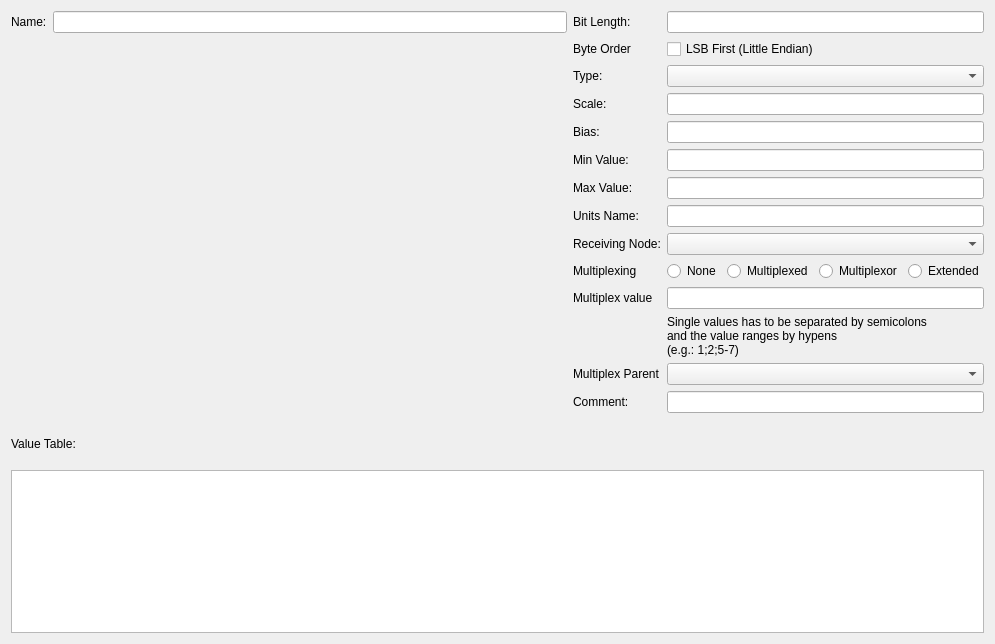
<?xml version="1.0" encoding="UTF-8"?>
<ui version="4.0">
 <class>DBCSignalEditor</class>
 <widget class="QDialog" name="DBCSignalEditor">
  <property name="geometry">
   <rect>
    <x>0</x>
    <y>0</y>
    <width>995</width>
    <height>644</height>
   </rect>
  </property>
  <property name="windowTitle">
   <string>Signal Editor</string>
  </property>
  <layout class="QVBoxLayout" name="verticalLayout" stretch="10,1,4">
   <item>
    <layout class="QHBoxLayout" name="horizontalLayout" stretch="2,1">
     <item>
      <layout class="QVBoxLayout" name="verticalLayout_2">
       <item>
        <layout class="QHBoxLayout" name="horizontalLayout_3">
         <item>
          <widget class="QLabel" name="label">
           <property name="text">
            <string>Name:</string>
           </property>
          </widget>
         </item>
         <item>
          <widget class="QLineEdit" name="txtName"/>
         </item>
        </layout>
       </item>
       <item>
        <widget class="CANDataGrid" name="bitfield" native="true">
         <property name="sizePolicy">
          <sizepolicy hsizetype="Expanding" vsizetype="Expanding">
           <horstretch>0</horstretch>
           <verstretch>0</verstretch>
          </sizepolicy>
         </property>
         <property name="minimumSize">
          <size>
           <width>300</width>
           <height>300</height>
          </size>
         </property>
        </widget>
       </item>
      </layout>
     </item>
     <item>
      <layout class="QFormLayout" name="formLayout_2">
       <item row="0" column="0">
        <widget class="QLabel" name="label_4">
         <property name="text">
          <string>Bit Length:</string>
         </property>
        </widget>
       </item>
       <item row="0" column="1">
        <widget class="QLineEdit" name="txtBitLength"/>
       </item>
       <item row="1" column="0">
        <widget class="QLabel" name="label_5">
         <property name="text">
          <string>Byte Order</string>
         </property>
        </widget>
       </item>
       <item row="1" column="1">
        <widget class="QCheckBox" name="cbIntelFormat">
         <property name="text">
          <string>LSB First (Little Endian)</string>
         </property>
        </widget>
       </item>
       <item row="2" column="0">
        <widget class="QLabel" name="label_6">
         <property name="text">
          <string>Type:</string>
         </property>
        </widget>
       </item>
       <item row="2" column="1">
        <widget class="QComboBox" name="comboType"/>
       </item>
       <item row="3" column="0">
        <widget class="QLabel" name="label_7">
         <property name="text">
          <string>Scale:</string>
         </property>
        </widget>
       </item>
       <item row="3" column="1">
        <widget class="QLineEdit" name="txtScale"/>
       </item>
       <item row="4" column="0">
        <widget class="QLabel" name="label_8">
         <property name="text">
          <string>Bias:</string>
         </property>
        </widget>
       </item>
       <item row="4" column="1">
        <widget class="QLineEdit" name="txtBias"/>
       </item>
       <item row="5" column="0">
        <widget class="QLabel" name="label_9">
         <property name="text">
          <string>Min Value:</string>
         </property>
        </widget>
       </item>
       <item row="5" column="1">
        <widget class="QLineEdit" name="txtMinVal"/>
       </item>
       <item row="6" column="0">
        <widget class="QLabel" name="label_10">
         <property name="text">
          <string>Max Value:</string>
         </property>
        </widget>
       </item>
       <item row="6" column="1">
        <widget class="QLineEdit" name="txtMaxVal"/>
       </item>
       <item row="7" column="0">
        <widget class="QLabel" name="label_12">
         <property name="text">
          <string>Units Name:</string>
         </property>
        </widget>
       </item>
       <item row="7" column="1">
        <widget class="QLineEdit" name="txtUnitName"/>
       </item>
       <item row="8" column="0">
        <widget class="QLabel" name="label_11">
         <property name="text">
          <string>Receiving Node:</string>
         </property>
        </widget>
       </item>
       <item row="8" column="1">
        <widget class="QComboBox" name="comboReceiver"/>
       </item>
       <item row="9" column="0">
        <widget class="QLabel" name="label_14">
         <property name="text">
          <string>Multiplexing</string>
         </property>
        </widget>
       </item>
       <item row="9" column="1">
        <layout class="QHBoxLayout" name="horizontalLayout_2">
         <item>
          <widget class="QRadioButton" name="rbNotMulti">
           <property name="text">
            <string>None</string>
           </property>
          </widget>
         </item>
         <item>
          <widget class="QRadioButton" name="rbMultiplexed">
           <property name="text">
            <string>Multiplexed</string>
           </property>
          </widget>
         </item>
         <item>
          <widget class="QRadioButton" name="rbMultiplexor">
           <property name="text">
            <string>Multiplexor</string>
           </property>
          </widget>
         </item>
         <item>
          <widget class="QRadioButton" name="rbExtended">
           <property name="text">
            <string>Extended</string>
           </property>
          </widget>
         </item>
        </layout>
       </item>
       <item row="10" column="0">
        <widget class="QLabel" name="label_15">
         <property name="text">
          <string>Multiplex value</string>
         </property>
        </widget>
       </item>
       <item row="10" column="1">
        <widget class="QLineEdit" name="txtMultiplexValues"/>
       </item>
       <item row="12" column="0">
        <widget class="QLabel" name="label_16">
         <property name="text">
          <string>Multiplex Parent</string>
         </property>
        </widget>
       </item>
       <item row="12" column="1">
        <widget class="QComboBox" name="cbMultiplexParent"/>
       </item>
       <item row="13" column="0">
        <widget class="QLabel" name="label_13">
         <property name="text">
          <string>Comment:</string>
         </property>
        </widget>
       </item>
       <item row="13" column="1">
        <widget class="QLineEdit" name="txtComment"/>
       </item>
       <item row="11" column="1">
        <widget class="QLabel" name="label_3">
         <property name="text">
          <string>Single values has to be separated by semicolons
and the value ranges by hypens
(e.g.: 1;2;5-7)</string>
         </property>
        </widget>
       </item>
      </layout>
     </item>
    </layout>
   </item>
   <item>
    <widget class="QLabel" name="label_2">
     <property name="text">
            <string>Value Table:</string>
     </property>
    </widget>
   </item>
   <item>
    <widget class="QTableWidget" name="valuesTable"/>
   </item>
  </layout>
 </widget>
 <customwidgets>
  <customwidget>
   <class>CANDataGrid</class>
   <extends>QWidget</extends>
   <header>candatagrid.h</header>
   <container>1</container>
  </customwidget>
 </customwidgets>
 <tabstops>
  <tabstop>txtBitLength</tabstop>
  <tabstop>cbIntelFormat</tabstop>
  <tabstop>comboType</tabstop>
  <tabstop>txtScale</tabstop>
  <tabstop>txtBias</tabstop>
  <tabstop>txtMinVal</tabstop>
  <tabstop>txtMaxVal</tabstop>
  <tabstop>txtUnitName</tabstop>
  <tabstop>comboReceiver</tabstop>
  <tabstop>rbNotMulti</tabstop>
  <tabstop>rbMultiplexed</tabstop>
  <tabstop>rbMultiplexor</tabstop>
  <tabstop>rbExtended</tabstop>
  <tabstop>txtMultiplexValues</tabstop>
  <tabstop>cbMultiplexParent</tabstop>
  <tabstop>txtComment</tabstop>
  <tabstop>valuesTable</tabstop>
 </tabstops>
 <resources/>
 <connections/>
</ui>
